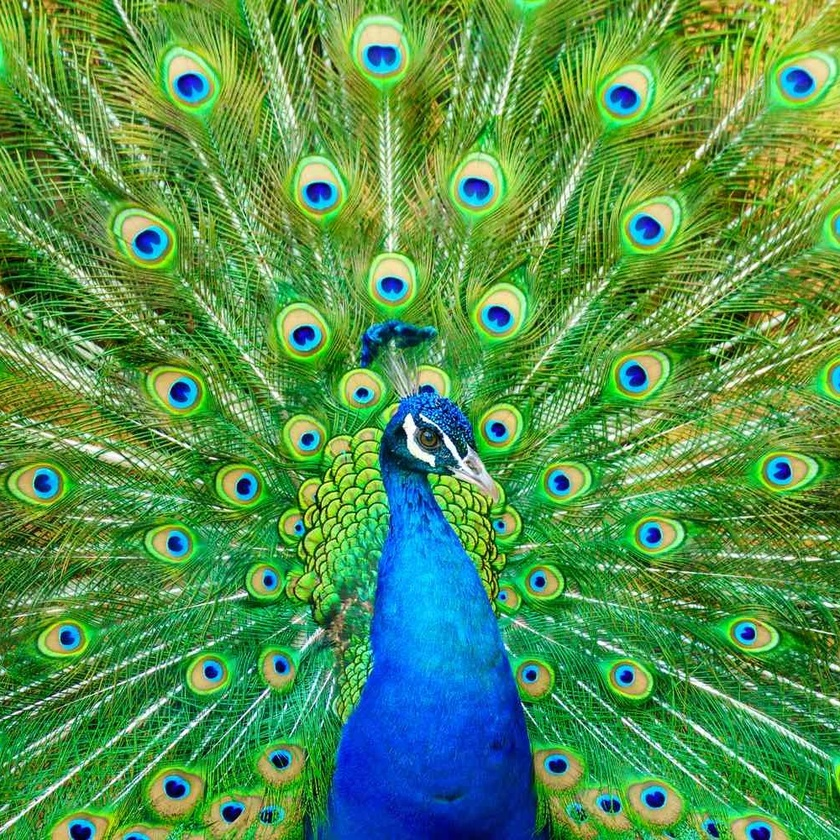
#> input picture assets/images/peacock.jpg, 840 x 840 px, shrunk from 1000 x 1000 before the run
$ jupyter execute '12 - 13.1. Feature Extraction.ipynb'   (shell and % lines are left out)   (older library calls are emulated)
#> lines starting #> are read from the running program, lines starting #| are printed output that depends on the picture; long printed decimals are rounded
**Jarrian Vince G. Gojar**\
Instructor I\
*College of Information and Communications Technology, Sorsogon State University, Philippines*

# Introduction to Feature Extraction

``Feature Extraction`` in image processing is a process of extracting the most important features from an
image to represent it in a compact form. The extracted features can be used for various purposes like
image recognition, image classification, object detection, etc. The features of images are categorized into
three types: low-level features, mid-level features, and high-level features.

1. ``Low-level features``: These features are extracted from the raw pixel values of the image. They are
    simple features like color, texture, shape, etc.

2. ``Mid-level features``: These features are extracted from the low-level features. They are more
    complex features like edges, corners, etc.

3. ``High-level features``: These features are extracted from the mid-level features. They are the most
    complex features like objects, faces, etc.

# Setup

# Initial Setup

[cell 1]
# Import Libraries
import os
import cv2
import numpy as np
import matplotlib.pyplot as plt
from skimage.feature import graycomatrix, graycoprops
from sklearn.cluster import KMeans

# Asset Root
asset_root = os.path.join(os.getcwd(), '../../assets')

# Image Path
image_path = os.path.join(asset_root, 'images', 'peacock.jpg')

# Read Image and convert to RGB
input_image = cv2.cvtColor(cv2.imread(image_path), cv2.COLOR_BGR2RGB)

# Display Both Image
plt.figure("Feature Extraction", figsize=(10, 10))

plt.subplot(1, 1, 1)
plt.imshow(input_image)
plt.title("Original Image")
plt.axis('off')

plt.show()

# Low-Level Features

``Low-level features`` are the basic features of an image that are extracted directly from the image. These
features are extracted from the pixel values of the image. Some of the low-level features are:

1. Color Features
2. Texture Features
3. Shape Features

## Color Features

``Color Features`` are the features that are extracted from the color of the image. The color features can be
extracted using the color histogram, color moments, color spaces, color correlograms, or dominant color
descriptors. The color features are used in image retrieval, image classification, and object detection.

### Color Histogram

``Color Histogram`` is a graphical representation of the distribution of colors in an image. The color
histogram is used to represent the color distribution of an image. The color histogram is used to extract the
color features of an image. The color histogram is used in image retrieval, image classification, and object
detection.

[cell 2]
# Separate the RGB Channels
channel_r, channel_g, channel_b = cv2.split(input_image)
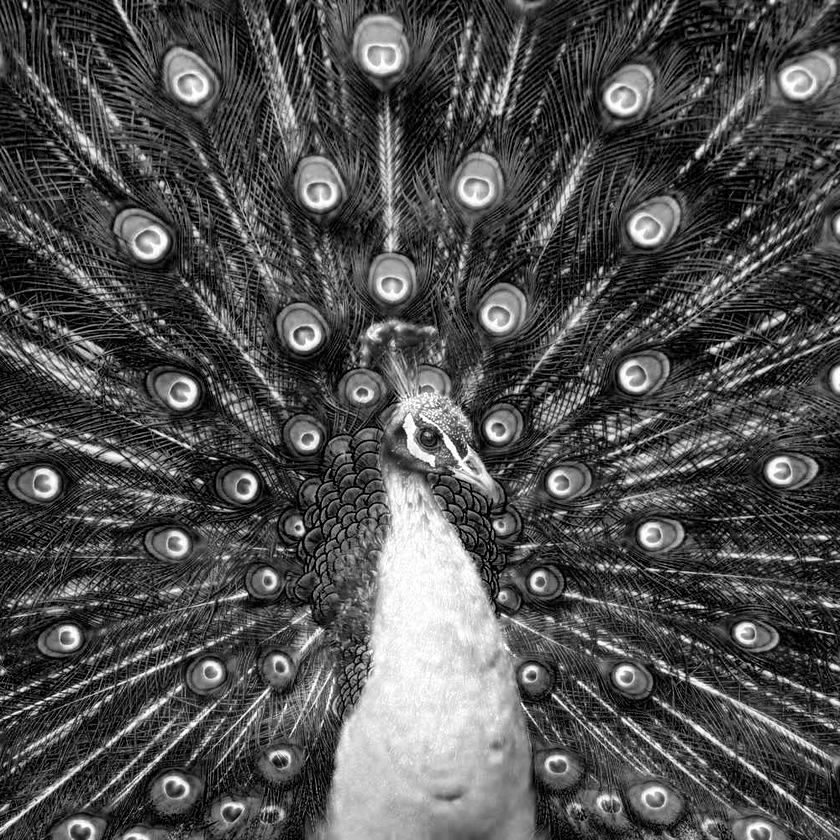
#> channel_b: shape (840, 840); min 0, max 255, mean 79.4

plt.figure("Feature Extraction", figsize=(16, 16))

plt.subplot(3, 2, 1)
plt.imshow(channel_r, cmap='Reds')
plt.title("Red Channel")
plt.axis('off')

plt.subplot(3, 2, 2)
plt.hist(channel_r.ravel(), bins=256, color='red')
plt.title("Red Channel Histogram")
plt.xlabel("Intensity")
plt.ylabel("Frequency")

plt.subplot(3, 2, 3)
plt.imshow(channel_g, cmap='Greens')
plt.title("Green Channel")
plt.axis('off')

plt.subplot(3, 2, 4)
plt.hist(channel_g.ravel(), bins=256, color='green')
plt.title("Green Channel Histogram")
plt.xlabel("Intensity")
plt.ylabel("Frequency")

plt.subplot(3, 2, 5)
plt.imshow(channel_b, cmap='Blues')
plt.title("Blue Channel")
plt.axis('off')

plt.subplot(3, 2, 6)
plt.hist(channel_b.ravel(), bins=256, color='blue')
plt.title("Blue Channel Histogram")
plt.xlabel("Intensity")
plt.ylabel("Frequency")

plt.show()
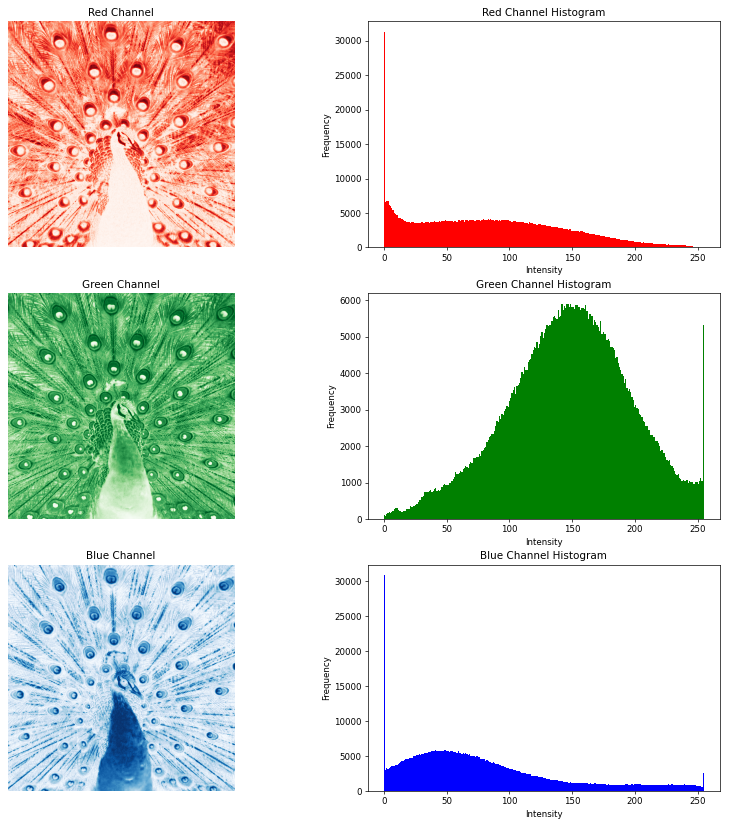
#> figure drawn by matplotlib, 6 panels; panel 2: tallest bar 31335 high, from x = 0 to 0.996; panel 4: tallest bar 5905 high, from x = 146.4 to 147.4; panel 6: tallest bar 30861 high, from x = 0 to 0.996

### Color Moments

``Color Moments`` are the statistical features that are used to represent the color distribution of an image.
The color moments are used to extract the color features of an image. Color moments include the:

1. ``Mean`` - The average value of the color distribution.
2. ``Variance`` - The spread of the color distribution.
3. ``Skewness`` - The asymmetry of the color distribution.

[cell 3]
# Calculate Color Moments
def color_moments(image):
    image = cv2.cvtColor(image, cv2.COLOR_RGB2HSV)
    h_channel, s_channel, v_channel = cv2.split(image)

    moments = []
    for channel in [h_channel, s_channel, v_channel]:
        mean = np.mean(channel)
        std = np.std(channel)
        skewness = np.mean((channel - mean) ** 3) / (std ** 3)
        moments.extend([mean, std, skewness])

    return moments

moments = color_moments(input_image)
#> in color_moments, `image = cv2.cvtColor(image, cv2.COLOR_RGB2HSV)`: image: shape (840, 840, 3); mean H, S, V 57.4, 174.2, 157.7
#> in color_moments, `h_channel, s_channel, v_channel = cv2.split(image)`:
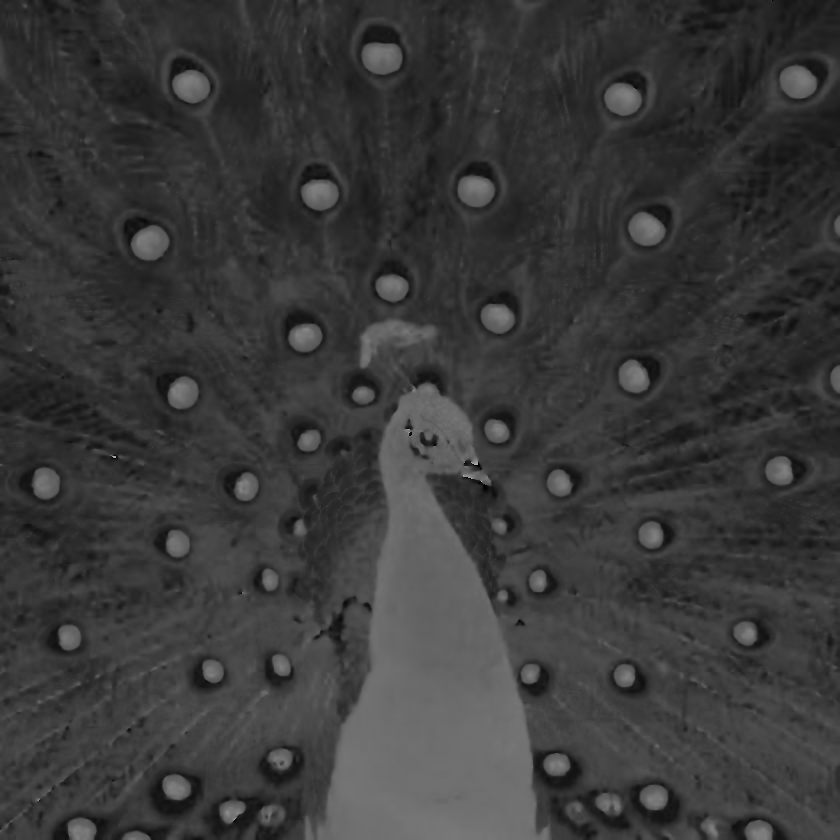
#> h_channel: shape (840, 840); min 0, max 177, mean 57.4
#> in color_moments, `h_channel, s_channel, v_channel = cv2.split(image)`:
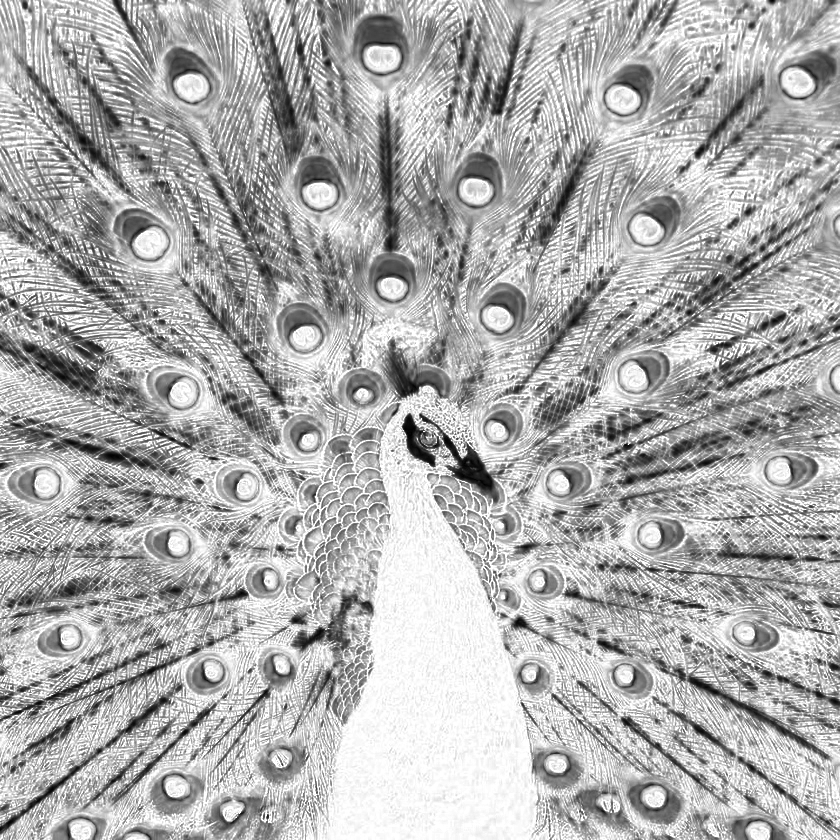
#> s_channel: shape (840, 840); min 0, max 255, mean 174.2
#> in color_moments, `h_channel, s_channel, v_channel = cv2.split(image)`:
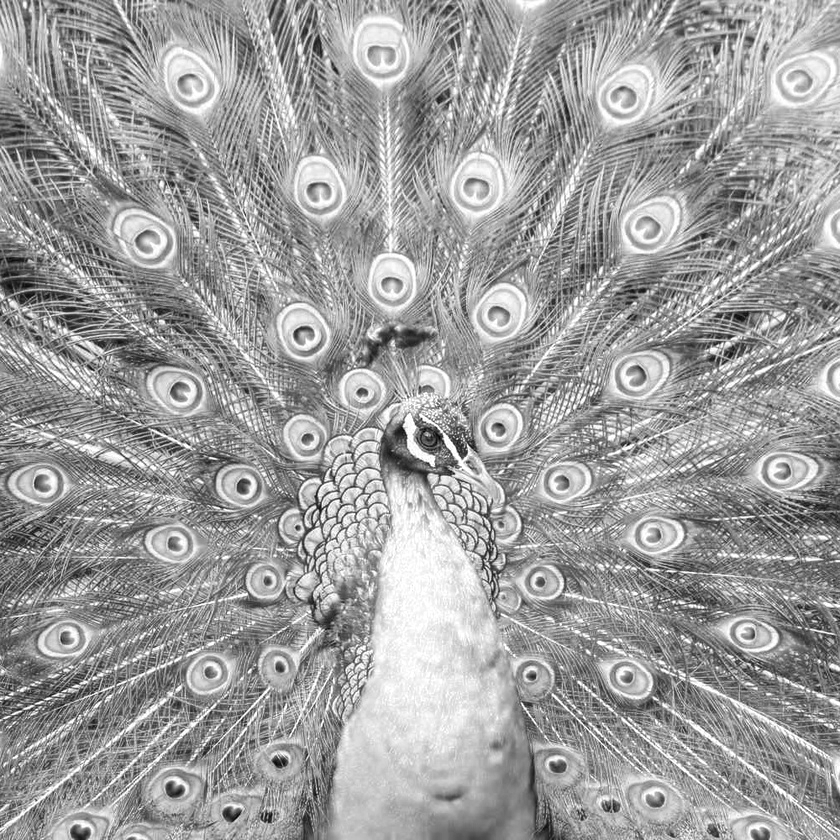
#> v_channel: shape (840, 840); min 2, max 255, mean 157.7
#> the loop in color_moments, `for channel in [h_channel, s_channel, v_channel]:` made 3 passes
#> (mean, std, skewness) on passes 1 to 3: (57.42, 20.92, 1.21), (174.2, 56.92, -0.356), (157.7, 47.14, 0.0195)
#> after the loop in color_moments, `for channel in [h_channel, s_channel, v_channel]:`: moments = [57.42, 20.92, 1.21, 174.2, 56.92, -0.356, 157.7, 47.14, 0.0195]
print("Color Moments:", moments)
#| Color Moments: [57.417, 20.919, 1.213, 174.154, 56.920, -0.3555, 157.658, 47.137, 0.01953]

### Color Spaces

``Color Spaces`` are the different color models that are used to represent the color of an image. The color
spaces are used to extract the color features of an image.

### Color Correlogram

``Color Correlogram`` is a graphical representation of the spatial correlation of colors in an image. The color
correlogram is used to represent the spatial correlation of colors in an image. The color correlogram is used
to extract the color features of an image.

### Dominant Color Descriptors

``Dominant Color Descriptors`` are the most dominant colors in an image. The dominant color descriptors are
used to represent the dominant colors in an image. The dominant color descriptors are used in image retrieval,
image classification, and object detection.

[cell 4]
def find_dominant_colors(image, k=3):
    image = cv2.cvtColor(image, cv2.COLOR_RGB2LAB)
    pixels = image.reshape(-1, 3)

    kmeans = KMeans(n_clusters=k, n_init='auto')
    kmeans.fit(pixels)

    colors = kmeans.cluster_centers_

    colors = colors.astype(int)

    return colors

def plot_colors(colors):
    bar = np.zeros((50, 300, 3), dtype='uint8')
    start_x = 0

    for color in colors:
        end_x = start_x + 300 // len(colors)
        cv2.rectangle(bar, (start_x, 0), (end_x, 50), color.tolist(), -1)
        start_x = end_x

    return bar

dominant_colors = find_dominant_colors(input_image, k=3)
#> in find_dominant_colors, `image = cv2.cvtColor(image, cv2.COLOR_RGB2LAB)`: image: shape (840, 840, 3); mean of channels 0, 1, 2 142.8, 99.6, 156.5
#> dominant_colors = [[91, 151, 68], [113, 93, 165], [182, 95, 165]]
print("Dominant Colors:", dominant_colors)
#| Dominant Colors: [[ 91 151  68]
#|  [113  93 165]
#|  [182  95 165]]

dominant_colors_bar = plot_colors(dominant_colors)
#> the loop in plot_colors, `for color in colors:` made 3 passes
#> (color, end_x, start_x) on passes 1 to 3: ([91, 151, 68], 100, 100), ([113, 93, 165], 200, 200), ([182, 95, 165], 300, 300)

# Convert to RGB
dominant_colors_bar = cv2.cvtColor(dominant_colors_bar, cv2.COLOR_LAB2RGB)

plt.figure("Feature Extraction", figsize=(10, 5))

plt.imshow(dominant_colors_bar)
plt.title("Dominant Colors")
plt.axis('off')

plt.show()

## Texture Features

``Texture Features`` are the features that are extracted from the texture of the image. The texture features are
used to represent the texture of an image. The texture features can be extracted using the gray-level
co-occurrence matrix (GLCM), gray-level run-length matrix (GLRLM), gray-level difference matrix (GLDM),
and local binary pattern (LBP). The texture features are used in image retrieval, image classification, and
object detection.

[cell 5]
# Calculate GLCM Features
def calculate_glcm_features(image):
    image = cv2.cvtColor(image, cv2.COLOR_RGB2GRAY)

    glcm = graycomatrix(image, distances=[1], angles=[0], levels=256, symmetric=True, normed=True)

    # Calculate Texture Features
    contrast = graycoprops(glcm, prop='contrast')[0][0]
    dissimilarity = graycoprops(glcm, prop='dissimilarity')[0][0]
    homogeneity = graycoprops(glcm, prop='homogeneity')[0][0]
    energy = graycoprops(glcm, prop='energy')[0][0]
    correlation = graycoprops(glcm, prop='correlation')[0][0]
    asm = graycoprops(glcm, prop='ASM')[0][0]

    features = {
        'contrast': contrast,
        'dissimilarity': dissimilarity,
        'homogeneity': homogeneity,
        'energy': energy,
        'correlation': correlation,
        'ASM': asm
    }

    return features

glcm_features = calculate_glcm_features(input_image)
#> in calculate_glcm_features, `image = cv2.cvtColor(image, cv2.COLOR_RGB2GRAY)`:
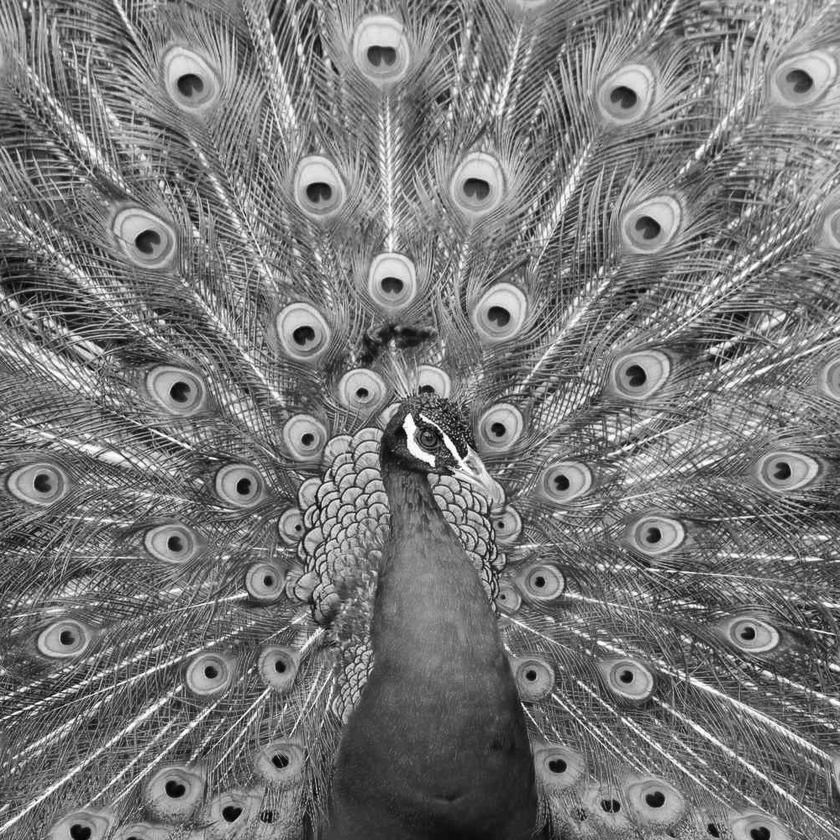
#> image: shape (840, 840); min 1, max 255, mean 120.4
#> in calculate_glcm_features, `contrast = graycoprops(glcm, prop='contrast')[0][0]`: contrast = 741.5
#> in calculate_glcm_features, `dissimilarity = graycoprops(glcm, prop='dissimilarity')[0][0]`: dissimilarity = 19.43
#> in calculate_glcm_features, `homogeneity = graycoprops(glcm, prop='homogeneity')[0][0]`: homogeneity = 0.0784
#> in calculate_glcm_features, `energy = graycoprops(glcm, prop='energy')[0][0]`: energy = 0.00883
#> in calculate_glcm_features, `correlation = graycoprops(glcm, prop='correlation')[0][0]`: correlation = 0.828
#> in calculate_glcm_features, `asm = graycoprops(glcm, prop='ASM')[0][0]`: asm = 7.8e-05
#> in calculate_glcm_features, `features = { 'contrast': contrast, 'dissimilarity': dissimilarity, 'ho..`: features = {'contrast': 741.5, 'dissimilarity': 19.43, 'homogeneity': 0.0784, 'energy': 0.00883, 'correlation': 0.828, 'ASM': 7.8e-05}
#> glcm_features has the same summary as features in calculate_glcm_features
print("GLCM Features:", glcm_features)
#| GLCM Features: {'contrast': 741.492, 'dissimilarity': 19.432, 'homogeneity': 0.07839, 'energy': 0.008832, 'correlation': 0.8283, 'ASM': 7.800787661021318e-05}
